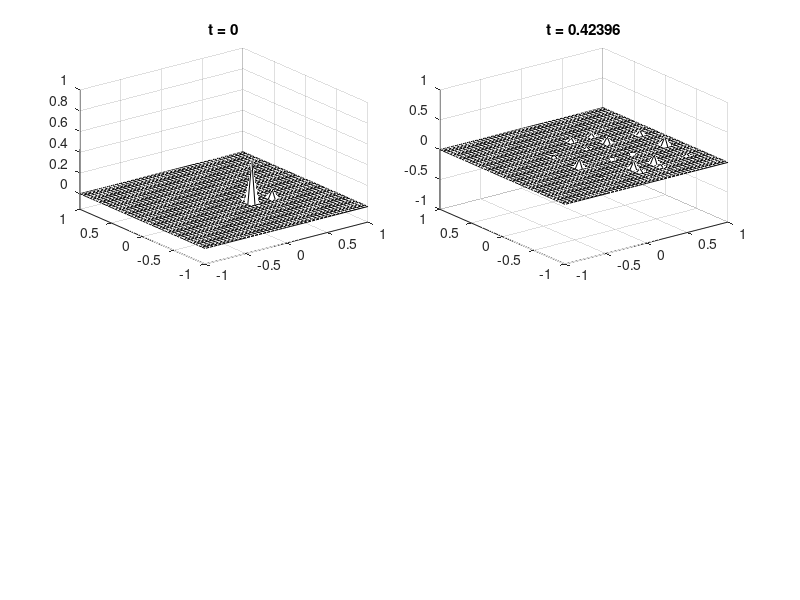

This figure's MATLAB source:
% p20u.m - 2nd-order wave eq. in 2D via FFT (compare p19.m) UNSTABLE

% Grid and initial data:
  N = 24; x = cos(pi*(0:N)/N); y = x'; dt = 6.6/N^2;
  [xx,yy] = meshgrid(x,y);
  plotgap = round((1/3)/dt);
  vv = exp(-40*((xx-.4).^2 + yy.^2));
  vvold = vv; vvnew = 0*vv;

% Time-stepping by leap frog formula:
  [ay,ax] = meshgrid([.56 .06],[.1 .55]);
  for n = 0:3*plotgap
    t = n*dt;
    if rem(n+.5,plotgap)<1       % Plots at multiples of t=1/3
      i = n/plotgap+1; subplot('position',[ax(i) ay(i) .36 .36])
      [xxx,yyy] = meshgrid(-1:.05:1,-1:.05:1);
      vvv = interp2(xx,yy,vv,xxx,yyy,'cubic');
      mesh(xxx,yyy,vvv), axis([-1 1 -1 1 -0.15 1])
      colormap(1e-6*[1 1 1]); title(['t = ' num2str(t)]), drawnow
    end
    uxx = zeros(N+1,N+1); uyy = zeros(N+1,N+1);
    ii = 2:N;
    for i = ii                 % 2nd derivs wrt x in each row
      v = vv(i,:); V = [v fliplr(v(ii))]; U = real(fft(V));
      W1 = real(ifft(1i*[0:N-1 0 1-N:-1].*U)); % diff wrt theta
      W2 = real(ifft(-[0:N 1-N:-1].^2.*U));    % diff^2 wrt theta
      uxx(i,ii) = W2(ii)./(1-x(ii).^2) - x(ii).* ... 
                     W1(ii)./(1-x(ii).^2).^(3/2);
    end
    for j = ii                 % 2nd derivs wrt y in each column
      v = vv(:,j); V = [v; flipud(v(ii))]; U = real(fft(V));
      W1 = real(ifft(1i*[0:N-1 0 1-N:-1]'.*U));% diff wrt theta   
      W2 = real(ifft(-[0:N 1-N:-1]'.^2.*U));   % diff^2 wrt theta
      uyy(ii,j) = W2(ii)./(1-y(ii).^2) - y(ii).* ...
                     W1(ii)./(1-y(ii).^2).^(3/2);
    end
    vvnew = 2*vv - vvold + dt^2*(uxx+uyy); 
    vvold = vv; vv = vvnew;
    if max(max(abs(vv)))>2, break, end
  end

close
      [xxx,yyy] = meshgrid(-1:.05:1,-1:.05:1);
      vvv = interp2(xx,yy,vv,xxx,yyy,'cubic');
      mesh(xxx,yyy,vvv), colormap(1e-6*[1 1 1]);
      axis([-1 1 -1 1 -1 1]), title(['t = ' num2str(t)]), drawnow

